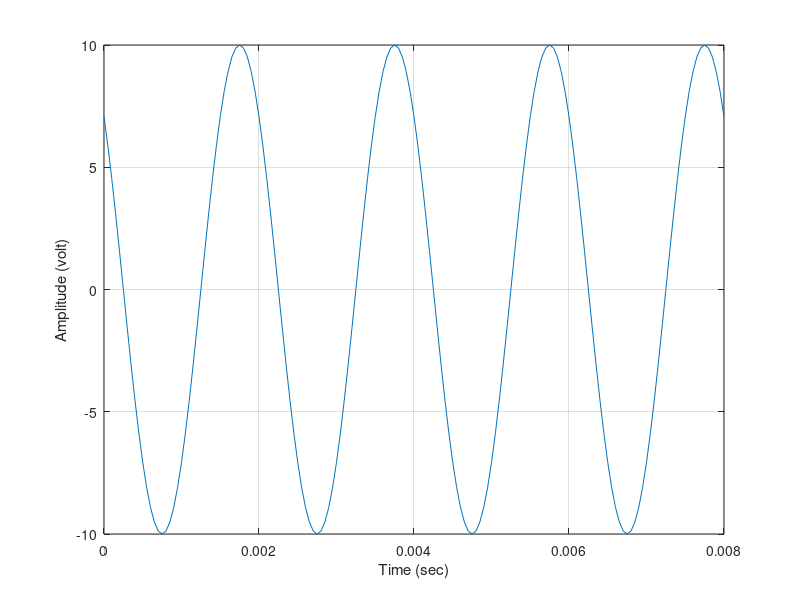

The MATLAB source for this figure:
clc; close all; clear all;
A=10; f = 500; theta = pi/4; % Define the values the three parameters
T = 1/f;
t = 0:T/40:4*T; % Define the sampling points
x = A*cos(2*pi*f*t+theta); % Generate the cosine function
plot(t,x) % Plot the cosine function
xlabel('Time (sec)'); % Add a label to x axis
ylabel('Amplitude (volt)') % Add a label to y axis, Let the unit is in volt
grid on % Show the cosine function on a grid


function z=coswave(A,F,Th)
T=1/F;
t=0:T/40:3*T;
x=A*sin(2*pi*F*t+Th);
plot(t,x);
title('sinusoids');
xlabel('Time (sec)');
ylabel ('Amplitude, A');
grid on;
end

